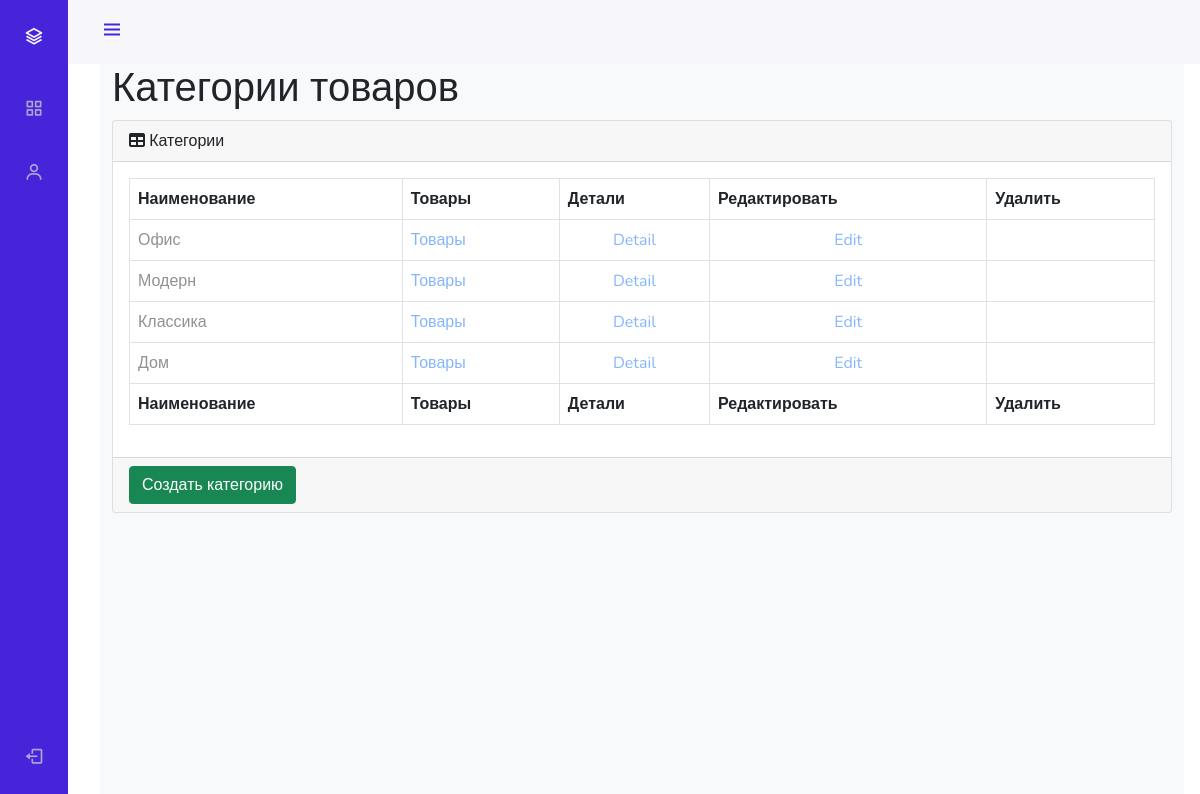
Screenshot of /admin_staff/categories/read/ with the database file from the repository.
### furnitureapp/models.py (models this page shows, shortened)
class ProductCategory(models.Model):
    name = models.CharField(
        max_length=64,
        verbose_name='имя',
        unique=True,
    )
    description = models.TextField(
        verbose_name='описание',
        blank=True,
    )
    created = models.DateTimeField(
        auto_now_add=True
    )
    update = models.DateTimeField(
        auto_now=True
    )

### adminapp/views.py (the view)
# urls.py: path('categories/read/', adminapp.categories, name='categories'),
def categories(request):
    title = 'админка/категории'
    categories_list = ProductCategory.objects.all()
    content = {
        'title': title,
        'objects': categories_list
    }
    return render(request, 'adminapp/categories.html', content)

### adminapp/templates/adminapp/categories.html (shortened to what this page needs)
{% extends 'adminapp/base.html' %}
{% load static %}
{% block content %}
<main>
    <div class="container-fluid">
        <h1 class="mt-4">Категории товаров</h1>
        <div class="card mb-4">
            <div class="card-header">
                <i class="fas fa-table mr-1"></i>
                Категории
            </div>
            <div class="card-body">
                <div class="table-responsive">
                    <table class="table table-bordered" id="dataTable" width="100%" cellspacing="0">
                        <thead>
                        <tr>
                            <th>Наименование</th>
                            <th>Товары</th>
                            <th>Детали</th>
                            <th>Редактировать</th>
                            <th>Удалить</th>
                        </tr>
                        </thead>
                        <tfoot>
                        <tr>
                            <th>Наименование</th>
                            <th>Товары</th>
                            <th>Детали</th>
                            <th>Редактировать</th>
                            <th>Удалить</th>
                        </tr>
                        </tfoot>
                        <tbody>
                        {% for category in objects %}
                            <tr {% if not category.is_active %} style="opacity: 0.5;" {% endif %}>
                                <td>{{ category.name }}</td>
                                <td><a href="{% url 'admin_staff:products' category.pk %}}">Товары</a></td>
                                <td class="text-center">
                                    <a href="">Detail</a>
                                </td>
                                <td class="text-center">
                                    <a href="">Edit</a>
                                </td>
                                <td>
                                </td>
                            </tr>
                        {% endfor %}
                        </tbody>
                    </table>
                </div>
            </div>
            <div class="card-footer">
                <a href="">
                    <button class="btn btn-success">Создать категорию</button>
                </a>
            </div>
        </div>
    </div>
</main>
{% endblock %}

### adminapp/static/adminapp/css/style.css (style rules this page uses)
:root { --header-height: 3rem; --nav-width: 68px; --first-color: #4723D9; --first-color-light: #AFA5D9; --white-color: #F7F6FB; --body-font: 'Nunito', sans-serif; --normal-font-size: 1rem; --z-fixed: 100 }
body { position: relative; margin: var(--header-height) 0 0 0; padding: 0 1rem; font-family: var(--body-font); font-size: var(--normal-font-size); transition: .5s }
a { text-decoration: none }
@media screen and (min-width: 768px) { body { margin: calc(var(--header-height) + 1rem) 0 0 0; padding-left: calc(var(--nav-width) + 2rem) } }

### rows the page displays
ProductCategory: name "Офис"
ProductCategory: name "Модерн"
ProductCategory: name "Классика"
ProductCategory: name "Дом"
